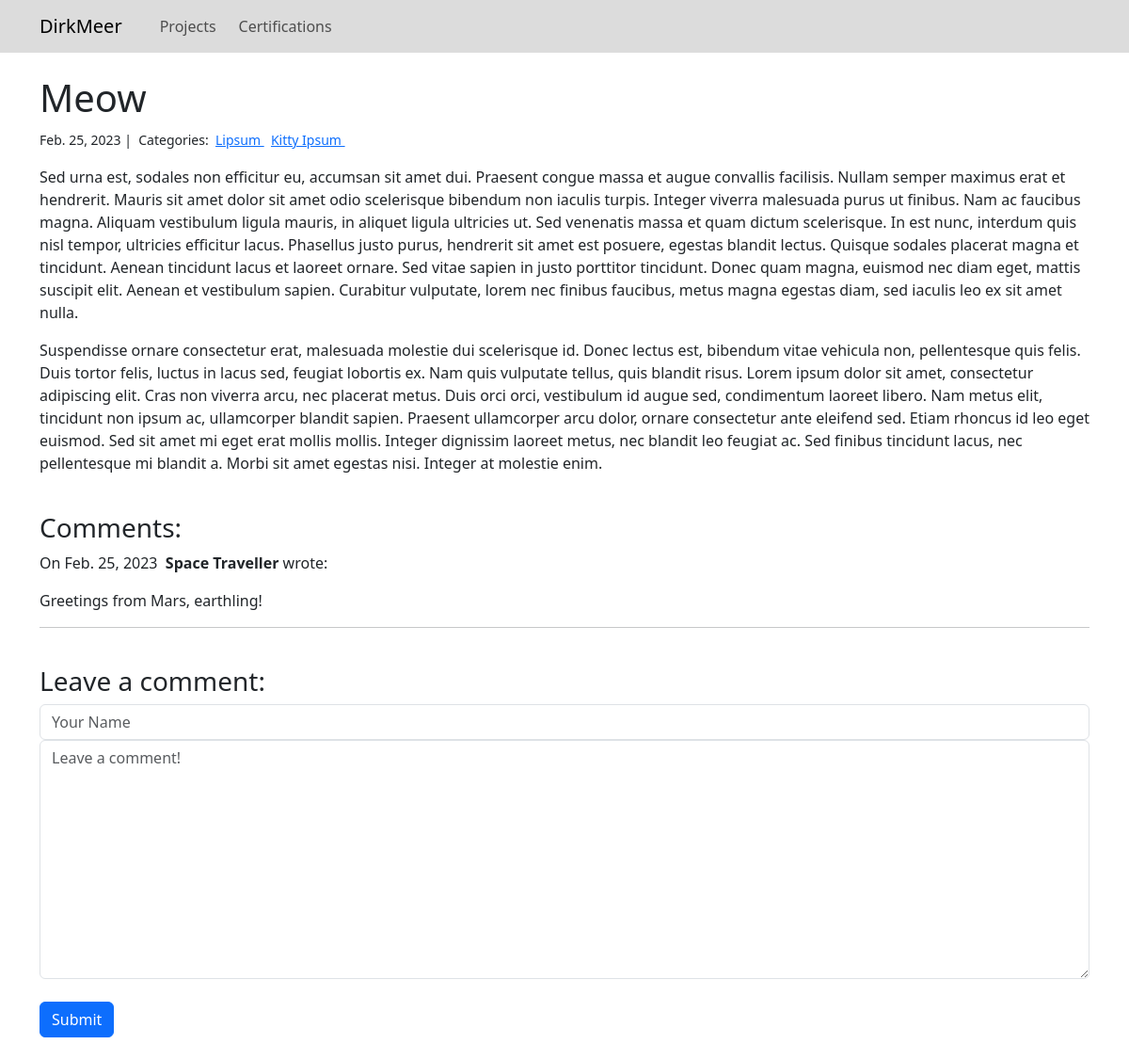
Page /blog/3/ on the committed database.
### blog/models.py (models this page shows, shortened)
class Post(models.Model):
    title = models.CharField(max_length=255)
    body = models.TextField()
    created_on = models.DateTimeField(auto_now_add=True)
    last_modified = models.DateTimeField(auto_now=True)
    categories = models.ManyToManyField('Category', related_name='posts')

class Category(models.Model):
    name = models.CharField(max_length=20)
    class Meta:
        verbose_name_plural = 'Categories'

class Comment(models.Model):
    author = models.CharField(max_length=60)
    body = models.TextField()
    created_on = models.DateTimeField(auto_now_add=True)
    post = models.ForeignKey('Post', on_delete=models.CASCADE)

### blog/views.py (the view, shortened to what this page needs)
# urls.py: path('<int:pk>/', views.blog_detail, name='blog_detail'),
def blog_detail(request, pk):
    post = Post.objects.get(pk=pk)
    form = CommentForm()
    comments = Comment.objects.filter(post=post)
    context = {
        'post': post,
        'comments': comments,
        'form': form,
    }
    return render(request, 'blog_detail.html', context)

### blog/forms.py
class CommentForm(forms.Form):
    author = forms.CharField(
        max_length=60,
        widget=forms.TextInput(attrs={
            'class': 'form-control',
            'placeholder': 'Your Name',
        })
    )
    body = forms.CharField(
        widget=forms.Textarea(attrs={
            'class': 'form-control',
            'placeholder': 'Leave a comment!',
        })
    )

### blog/templates/blog_detail.html (shortened to what this page needs)
{% extends 'base.html' %}
{% block content %}
    <h1>{{ post.title }}</h1>
    <small>
        {{ post.created_on.date }} |&nbsp;
        Categories:&nbsp;
        {% for category in post.categories.all %}
        <a href="{% url 'blog_category' category.name %}">
            {{ category.name }}
        </a>&nbsp;
        {% endfor %}
    </small>
    <p>{{ post.body | linebreaks }}</p>
    <br>
    <h3>Comments:</h3>
    {% if comments|length > 0 %}
    {% for comment in comments %}
    <p>
        On {{ comment.created_on.date }}&nbsp;
        <b>{{ comment.author }}</b> wrote:
    </p>
    <p>{{ comment.body }}</p>
    <hr>
    {% endfor %}
    {% else %}
    <p>Be the first to leave a comment!</p>
    {% endif %}
    <br>
    <h3>Leave a comment:</h3>
    <form action="/blog/{{ post.pk }}/" method="post">
        <div class="form-group">
            {{ form.author }}
        </div>
        <div class="form-group">
            {{ form.body }}
        </div>
        <br>
        <button type="submit" class="btn btn-primary">Submit</button>
    </form>
    <br>
{% endblock %}

### rows in the picture
Post: title "Meow", created_on "Feb. 25, 2023", body "Sed urna est, sodales non efficitur eu, accumsan sit amet dui. Praesent congue massa et augue convallis facilisis. Nullam semper maximus erat et hendrerit. Mauris sit amet dolor sit amet odio scelerisque bibendum non iaculis turpis. Integer viverra malesuada purus ut finibus. Nam ac faucibus magna. Aliquam vestibulum ligula mauris, in aliquet ligula ultricies ut. Sed venenatis massa et quam dictum scelerisque. In est nunc, interdum quis nisl tempor, ultricies efficitur lacus. Phasellus justo purus, hendrerit sit amet est posuere, egestas blandit lectus. Quisque sodales placerat magna et tincidunt. Aenean tincidunt lacus et laoreet ornare. Sed vitae sapien in justo porttitor tincidunt. Donec…"
Category: name "Lipsum"
Category: name "Kitty Ipsum"
Comment: created_on "Feb. 25, 2023", author "Space Traveller", body "Greetings from Mars, earthling!"
